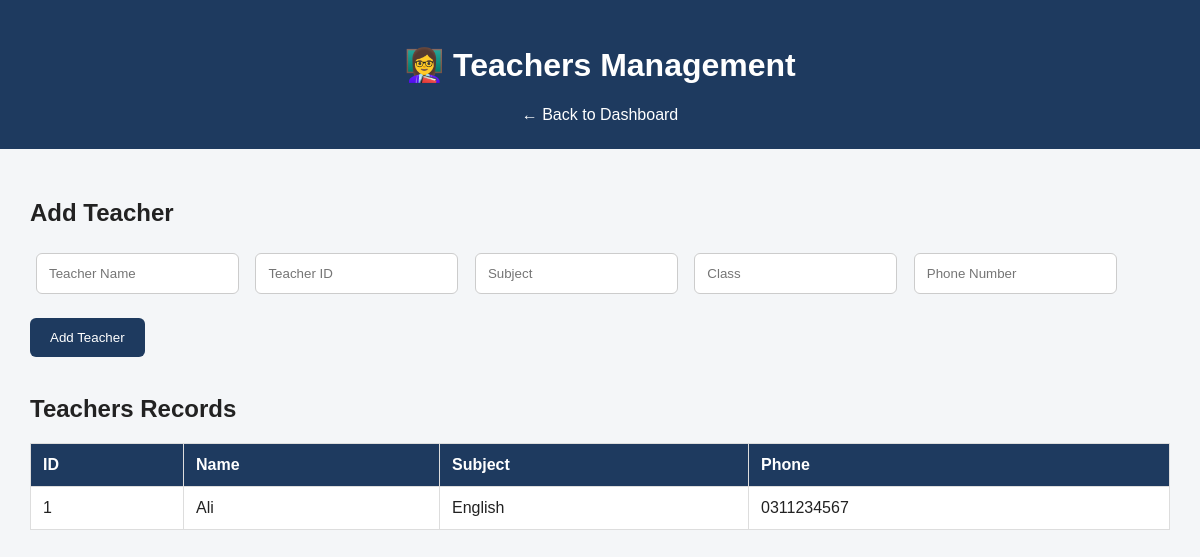
The page /teachers on the database its author committed.
### tables this page shows
CREATE TABLE teachers (
            id INTEGER PRIMARY KEY
              AUTOINCREMENT,
            name TEXT NOT NULL,
            teacher_id TEXT NOT NULL,
            subject TEXT NOT NULL,
            class_name TEXT NOT NULL,
            phone TEXT
        );

### app.py (the view)
@app.route("/teachers")
def teachers():
    conn = get_db()
    teachers_list = conn.execute("""
        SELECT * FROM teachers
        ORDER BY id DESC
    """).fetchall()
    conn.close()
    return render_template(
        "teachers.html",
        teachers=teachers_list
    )

### app.py (called while the page is built)
def get_db():
    conn = sqlite3.connect("school.db")
    conn.row_factory = sqlite3.Row
    return conn

### New folder/templates/teachers.html (shortened to what this page needs)
<!DOCTYPE html>
<html>
<head>
    <link rel="stylesheet" href="/static/style.css">
</head>
<body>
<div class="header">
    <h1>👩‍🏫 Teachers Management</h1>
    <a href="/">← Back to Dashboard</a>
</div>
<div class="container">
<h2>Add Teacher</h2>
<form method="POST" action="/add_teacher">
    <input type="text" name="name" placeholder="Teacher Name" required>
    <input type="text" name="teacher_id" placeholder="Teacher ID" required>
    <input type="text" name="subject" placeholder="Subject" required>
    <input type="text" name="class_name" placeholder="Class" required>
    <input type="text" name="phone" placeholder="Phone Number">
    <br><br>
    <button type="submit">Add Teacher</button>
</form>
<br>
    <h2>Teachers Records</h2>
    <table>
        <tr>
            <th>ID</th>
            <th>Name</th>
            <th>Subject</th>
            <th>Phone</th>
        </tr>
        {% for teacher in teachers %}
        <tr>
            <td>{{ teacher['id'] }}</td>
            <td>{{ teacher['name'] }}</td>
            <td>{{ teacher['subject'] }}</td>
            <td>{{ teacher['phone'] }}</td>
        </tr>
        {% endfor %}
    </table>
</div>
</body>
</html>

### New folder/templates/static/style.css (style rules this page uses)
body { font-family: Arial, sans-serif; margin: 0; background: #f4f6f8; color: #222; }
.header { background: #1e3a5f; color: white; padding: 25px; text-align: center; }
.header a { color: white; text-decoration: none; }
.container { padding: 30px; }
input { padding: 12px; margin: 6px; border: 1px solid #ccc; border-radius: 6px; }
button { padding: 12px 20px; background: #1e3a5f; color: white; border: none; border-radius: 6px; cursor: pointer; }
table { width: 100%; background: white; border-collapse: collapse; }
th, td { padding: 12px; border: 1px solid #ddd; text-align: left; }
th { background: #1e3a5f; color: white; }

### rows shown on the page
teachers: id "1", name "Ali", subject "English", phone "0311234567"
